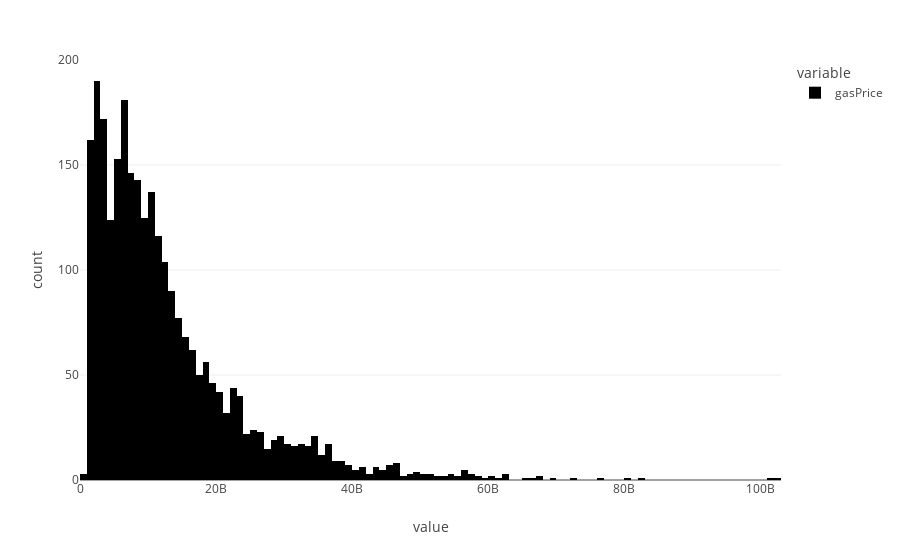

Notebook code for this chart:
### Code cell
px.histogram(our_upkeep_df["gasPrice"], title="gas price")

### Figure 1 — Plotly figure (JSON) as saved in the notebook; plotly's stock layout.template omitted (floating-point values rounded to 4 significant figures; data arrays with more than 128 entries replaced by an {"elided": "..."} marker saying what was removed)
{"data": [{"alignmentgroup": "True", "bingroup": "x", "hovertemplate": "variable=gasPrice<br>value=%{x}<br>count=%{y}<extra></extra>", "legendgroup": "gasPrice", "marker": {"color": "#000001", "pattern": {"shape": ""}}, "name": "gasPrice", "offsetgroup": "gasPrice", "orientation": "v", "showlegend": true, "type": "histogram", "x": {"elided": "2720 int values"}, "xaxis": "x", "yaxis": "y"}], "layout": {"barmode": "relative", "legend": {"title": {"text": "variable"}, "tracegroupgap": 0}, "margin": {"t": 60}, "xaxis": {"anchor": "y", "domain": [0, 1], "title": {"text": "value"}}, "yaxis": {"anchor": "x", "domain": [0, 1], "title": {"text": "count"}}}}
